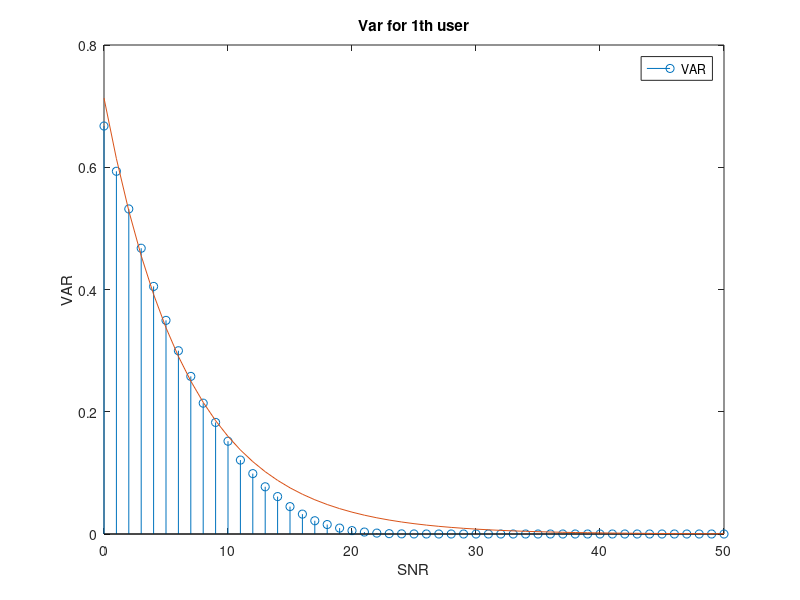

MATLAB code to generate this figure:
clc
clear 
M = 20;%- Numero total de usuarios
aux_a = (2)*((1/5).^(0:M-1));
a = aux_a/sum(aux_a); %- a Normalizado
P = 1;
alpha = sqrt(a*P);
SNRdB = 0:50;
SNR = 10.^(SNRdB/10);
b=zeros(1,51);
BER=zeros(51,20);
%% Simulacion
NS = 1e5;%- Numero de simulaciones
xi = rand(NS,M)>0.5;
XT = 2*xi-1;
XT = alpha.*XT;
YT = sum(XT,2);
PNoise = (P)./SNR;
media=zeros(length(SNR),M);
% i=15;
for i = 1:length(SNR)%SNR
    XHAT = zeros(NS,1);
    for k = 1:M%ususarios
        N = wgn(NS,1,10*log10(PNoise(i)));
        RT = YT+N-sum(XHAT,2);
        xhat = RT>0;
        XHAT(:,k) = alpha(k)*(2*xhat-1);
        media(i,k)=mean(XHAT(:,k));
        EM(i).N(:,k) = sum(XHAT(:,1:k) - XT(:,1:k),2);
        BER(i,k) = biterr(xi(:,k),xhat)/NS;
    end
end
%%
clc;
% for I=1:20
I =1;%User
for S=1:length(SNR)
    % histogram(EM(N).N(:,I))
    b(S)=var(EM(S).N(:,I));%% simulated VAR
end
stem(SNRdB,b),hold on;
% end
gg=0.383.*alpha+0.3706;
hh= (0.1489.*a + 0.002821) ./ (a + 0.01485);
f=gg(I)*exp(-hh(I).*SNRdB);%Funcion varianza
plot(SNRdB,f)%,hold on;
xlabel('SNR')
title(['Var for ',num2str(I),'th user'])
ylabel('VAR')
legend('VAR')
% gg=[0.7046 0.5432 0.4395 0.3999 0.3833 0.376 0.3727 0.3712 0.3705 0.3702 0.3702 0.37 0.37 0.37 0.37 0.37 0.37 0.37 0.37 0.37];
% hh=[0.157 0.1436 0.158 0.1744 0.1831 0.187 0.1888 0.1895 0.1898 0.19 0.19 0.1901 0.1901 0.1901 0.1901 0.1901 0.1901 0.1901 0.1901 0.1901];
